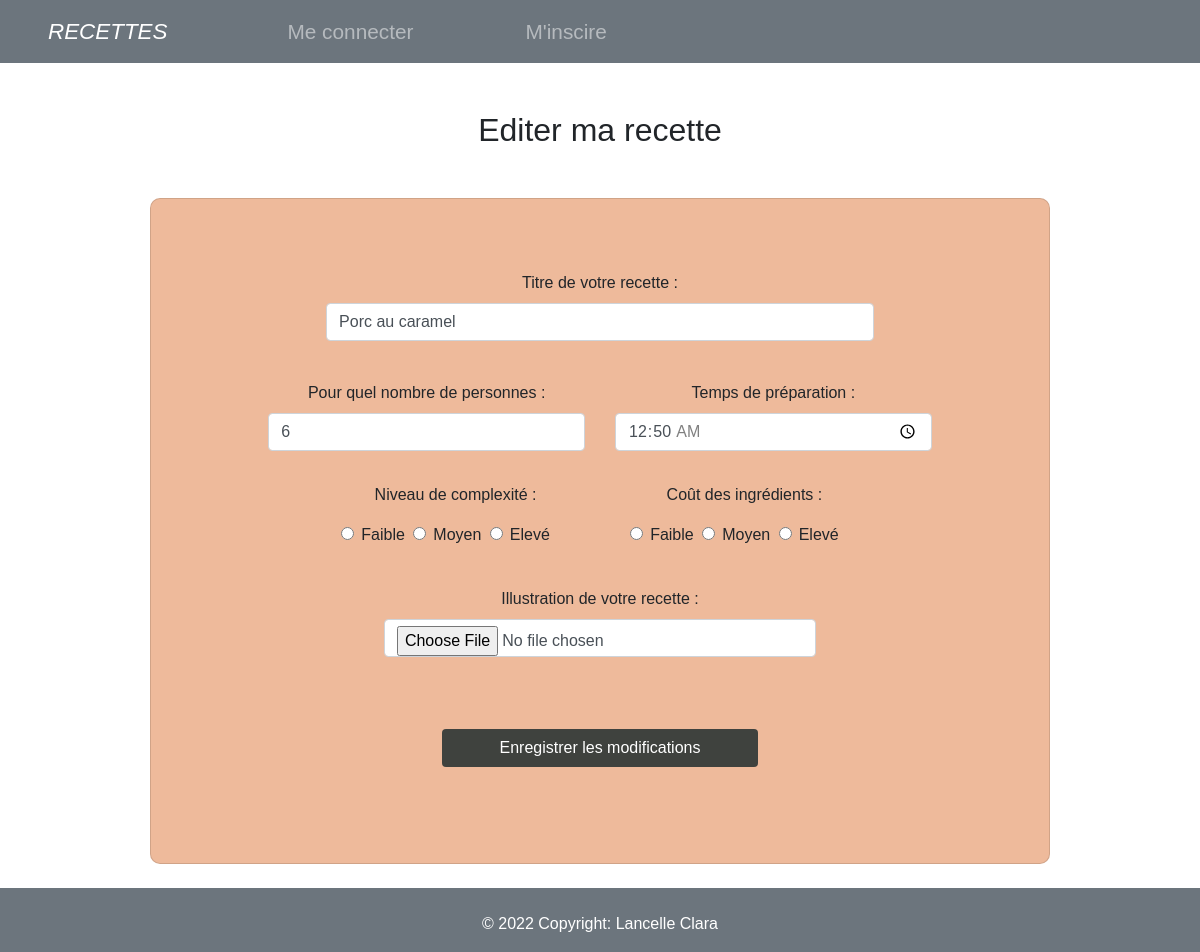
/edit_recipes.php?edit_btn=56, run on the app's committed database.
### tables this page shows
CREATE TABLE IF NOT EXISTS `picture` (
  `picture_id` int(11) NOT NULL AUTO_INCREMENT,
  `recipe_id` int(11) NOT NULL,
  `name` varchar(255) NOT NULL,
  PRIMARY KEY (`picture_id`),
  UNIQUE KEY `link` (`name`),
  KEY `recipe_id` (`recipe_id`)
);

CREATE TABLE IF NOT EXISTS `recipe` (
  `recipe_id` int(11) NOT NULL AUTO_INCREMENT,
  `recipe_title` varchar(100) NOT NULL,
  `guest_number` int(11) NOT NULL,
  `setup_time` time NOT NULL,
  `level` varchar(50) NOT NULL,
  `price` varchar(50) NOT NULL,
  `author_id` int(11) NOT NULL,
  PRIMARY KEY (`recipe_id`),
  KEY `author_id` (`author_id`)
);

### includes/function_edit_recipes.php (called while the page is built, shortened)
<?php
function getData($id){
    try {
        $dbco = getConnexion();
        $sql = $dbco->prepare("
            SELECT COUNT(recipe_id) AS count
            FROM recipe
            WHERE recipe_id = :recipe_id");
        $sql -> bindParam(':recipe_id', $id);
        $sql->execute();
        $recipe_nb = $sql->fetch();
        if($recipe_nb['count'] == 0) {
            $error['empty'] = 'Recette introuvable';
        } else {
            $sth = $dbco->prepare("
                SELECT picture.name, recipe.*
                FROM picture
                INNER JOIN recipe
                ON picture.recipe_id = recipe.recipe_id
                && recipe.recipe_id = :recipe_id");
            $sth -> bindParam(':recipe_id', $id);
            $sth->execute();
            $recipe = $sth->fetchAll();
        }
    }catch(PDOException $e){
        $error['e'] = $e->getMessage();
    }
    return $recipe;
}
?>

### edit_recipes.php (the view, shortened to what this page needs)
<!DOCTYPE html>
<html lang="en">
<head>
  <link
  rel="stylesheet"
  href="https://stackpath.bootstrapcdn.com/bootstrap/4.4.1/css/bootstrap.min.css"
  >
  <link rel="stylesheet" href="http://localhost/TD_RECIPES/includes/style/nav_foot.css">
  <link rel="stylesheet" href="http://localhost/TD_RECIPES/includes/style/s_edit_recipes.css">
</head>
<body>
<header>
        <?php include "includes/navbar.php" ?>
    </header>
    <div class="container justify-content-center mb-4">
        <h2 class="text-center py-lg-5 py-3 m-0">Editer ma recette</h2>
        <?php
            include "includes/function_edit_recipes.php";
            if(!isset($_GET['edit_btn'])){ echo '<h3 class="error"> une erreur s\'est produite </h3>';
            }else{
                $recipe_id = $_GET['edit_btn'];
                $recipe_data = getData($recipe_id);
                foreach($recipe_data as $data){
        ?>
            <div class="row col-12 justify-items-center m-auto">
                <div class="card col-12 col-lg-10 mb-3 m-auto">
                <form action="#" name='form' method="post" class="col-10 text-center m-auto py-lg-5 py-2" enctype="multipart/form-data">
                    <div class="col-10 justify-self-center m-auto py-4">
                        <label for="title" class="form-label">Titre de votre recette :</label>
                        <input type="text" id="title" class="form-control" name="title"
                        <?php
                            if(!empty($data['recipe_title'])&& empty($_POST['title'])){
                                    echo 'value="'.$data['recipe_title'].'"';
                                }
                                if(!empty($_POST['title'])){
                                    echo 'value="'.$_POST['title'].'"';
                        } ?>>
                    </div>
                    <div class="row m-auto justify-content-center">
                        <div class="col-10 col-lg-6 justify-self-center py-3">
                            <label for="guest" class="form-label">Pour quel nombre de personnes : </label>
                            <input type="number" id="guest" class="form-control" name="guest"
                            <?php
                                if(!empty($data['guest_number'])&& empty($_POST['guest'])){
                                        echo 'value="'.$data['guest_number'].'"';
                                    }
                                    if(!empty($_POST['guest'])){
                                        echo 'value="'.$_POST['guest'].'"';
                            } ?>>
                        </div>
                        <div class="col-10 col-lg-6 justify-self-center py-3">
                            <label for="time" class="form-label">Temps de préparation : </label>
                            <input type="time" id="time" class="form-control" name="time" min="00:01" max="05:00"
                            <?php
                                if(!empty($data['setup_time'])&& empty($_POST['time'])){
                                        echo 'value="'.$data['setup_time'].'"';
                                    }
                                    if(!empty($_POST['time'])){
                                        echo 'value="'.$_POST['time'].'"';
                            } ?>>
                        </div>
                    </div>
                    <div class="row justify-content-center m-auto">
                        <div class="col-8 col-lg-5 justify-self-center py-3 text-center">
                            <p>Niveau de complexité :</p>
                                <input type="radio" class="form-check-input" id="weak"
                                name="level" value="faible">
                                <label for="weak" class="form-check-label pr-4">Faible</label>
                                <input type="radio" class="form-check-input" id="medium"
                                name="level" value="moyen">
                                <label for="medium" class="form-check-label pr-4">Moyen</label>
                                <input type="radio" class="form-check-input" id="strong"
                                name="level" value="élevé">
                                <label for="strong" class="form-check-label">Elevé</label>
                        </div>
                        <div class="col-8 col-lg-5 justify-items-center py-3 text-center">
                            <p > Coût des ingrédients :</p>
                                <input class="form-check-input" type="radio"  id="faible"
                                name="price" value="faible">
                                <label for="faible" class="form-check-label pr-4">Faible</label>
                                <input type="radio" class="form-check-input" id="moyen"
                                name="price" value="moyen">
                                <label for="moyen" class="form-check-label pr-4">Moyen</label>
                                <input type="radio" class="form-check-input" id="eleve"
                                name="price" value="élevé">
                                <label for="eleve" class="form-check-label">Elevé</label>
                        </div>
                    </div>
                    <div class="col-8 col-lg-8 justify-self-center m-auto py-4">
                        <label for="picture" class="form-label" >Illustration de votre recette :</label>
                        <input type="file" id="picture" class="form-control" name="picture" accept="image/png, image/jpg, image/jpeg, image/webp">
                    </div>
                    <div class="col-6 m-auto py-lg-5 py-3 justify-content-center">
                        <button type="submit" class="btn justify-self-center w-100"> Enregistrer les modifications</button>
                    </div>
                </form>
            </div>
        </div>
        <?php
        }
    }
?>
</div>
<?php include "includes/footer.php" ?>
</body>
</html>

### includes/style/s_edit_recipes.css (style rules this page uses)
body { margin:0px; font-family: arial; }
.card { background-color: rgba(236, 177, 142, 0.884); border-radius:10px; }
button.btn { background-color: rgb(63, 66, 62); color:white; }

### data on the page
picture: title "Porc au caramel", guest "6", time "00:50:00"
